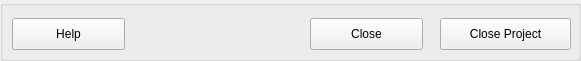
  <widget class="QGroupBox" name="groupBoxButtons">
   <property name="geometry">
    <rect>
     <x>17</x>
     <y>240</y>
     <width>581</width>
     <height>61</height>
    </rect>
   </property>
   <property name="title">
    <string/>
   </property>
   <widget class="QPushButton" name="pushButtonHelp">
    <property name="geometry">
     <rect>
      <x>12</x>
      <y>18</y>
      <width>113</width>
      <height>32</height>
     </rect>
    </property>
    <property name="text">
     <string>Help</string>
    </property>
    <property name="autoDefault">
     <bool>false</bool>
    </property>
   </widget>
   <widget class="QPushButton" name="pushButtonClose">
    <property name="geometry">
     <rect>
      <x>310</x>
      <y>18</y>
      <width>113</width>
      <height>32</height>
     </rect>
    </property>
    <property name="text">
     <string>Close</string>
    </property>
    <property name="autoDefault">
     <bool>false</bool>
    </property>
    <property name="default">
     <bool>false</bool>
    </property>
   </widget>
   <widget class="QPushButton" name="pushButtonOpen">
    <property name="geometry">
     <rect>
      <x>440</x>
      <y>18</y>
      <width>131</width>
      <height>32</height>
     </rect>
    </property>
    <property name="toolTip">
     <string/>
    </property>
    <property name="text">
     <string>Close Project</string>
    </property>
    <property name="autoDefault">
     <bool>false</bool>
    </property>
   </widget>
  </widget>
